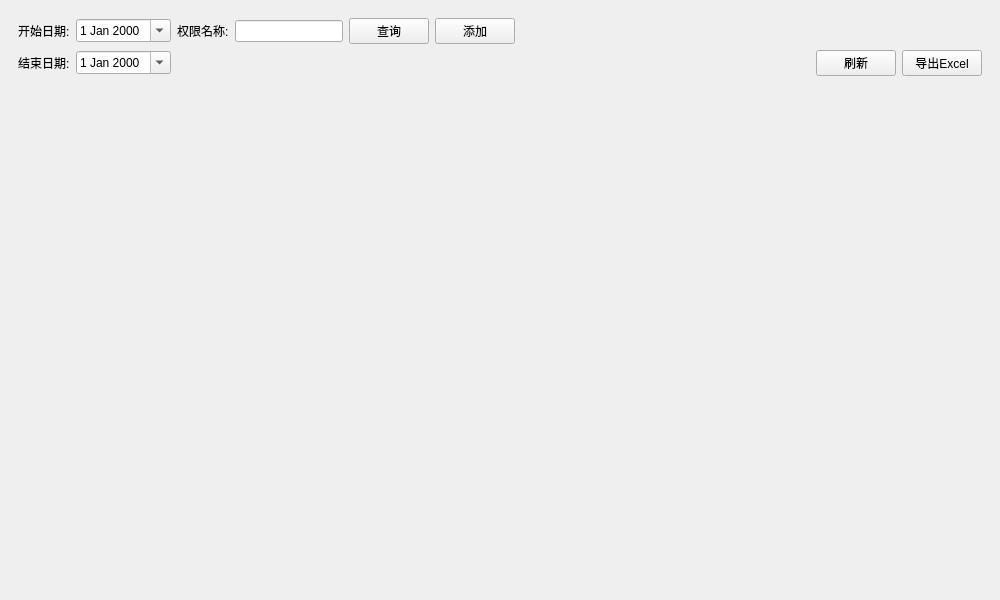
<?xml version="1.0" encoding="UTF-8"?>
<ui version="4.0">
 <class>FrmPermissionTable</class>
 <widget class="QWidget" name="FrmPermissionTable">
  <property name="geometry">
   <rect>
    <x>0</x>
    <y>0</y>
    <width>1000</width>
    <height>600</height>
   </rect>
  </property>
  <property name="windowTitle">
   <string>Form</string>
  </property>
  <layout class="QGridLayout" name="gridLayout_3">
   <property name="leftMargin">
    <number>0</number>
   </property>
   <property name="topMargin">
    <number>0</number>
   </property>
   <property name="rightMargin">
    <number>0</number>
   </property>
   <property name="bottomMargin">
    <number>0</number>
   </property>
   <item row="0" column="0">
    <widget class="QStackedWidget" name="stackedWidget">
     <property name="currentIndex">
      <number>0</number>
     </property>
     <widget class="QWidget" name="page">
      <layout class="QGridLayout" name="gridLayout_2" rowstretch="1,9">
       <item row="0" column="0">
        <widget class="QWidget" name="widget" native="true">
         <layout class="QGridLayout" name="gridLayout">
          <item row="0" column="3">
           <widget class="QLineEdit" name="editName">
            <property name="sizePolicy">
             <sizepolicy hsizetype="Minimum" vsizetype="Fixed">
              <horstretch>0</horstretch>
              <verstretch>0</verstretch>
             </sizepolicy>
            </property>
           </widget>
          </item>
          <item row="1" column="8">
           <widget class="QPushButton" name="btnExport">
            <property name="sizePolicy">
             <sizepolicy hsizetype="Minimum" vsizetype="Fixed">
              <horstretch>0</horstretch>
              <verstretch>0</verstretch>
             </sizepolicy>
            </property>
            <property name="toolTip">
             <string>导出Excel</string>
            </property>
            <property name="text">
             <string>导出Excel</string>
            </property>
            <property name="icon">
             <iconset resource="../../main.qrc">
              <normaloff>:/image/excel.png</normaloff>:/image/excel.png</iconset>
            </property>
           </widget>
          </item>
          <item row="0" column="0">
           <widget class="QLabel" name="label">
            <property name="text">
             <string>开始日期:</string>
            </property>
           </widget>
          </item>
          <item row="0" column="4">
           <widget class="QPushButton" name="btnQuery">
            <property name="text">
             <string>查询</string>
            </property>
           </widget>
          </item>
          <item row="0" column="5">
           <widget class="QPushButton" name="btnAdd">
            <property name="text">
             <string>添加</string>
            </property>
           </widget>
          </item>
          <item row="0" column="2">
           <widget class="QLabel" name="label_3">
            <property name="text">
             <string>权限名称:</string>
            </property>
           </widget>
          </item>
          <item row="1" column="0">
           <widget class="QLabel" name="label_2">
            <property name="text">
             <string>结束日期:</string>
            </property>
           </widget>
          </item>
          <item row="0" column="6">
           <spacer name="horizontalSpacer_2">
            <property name="orientation">
             <enum>Qt::Horizontal</enum>
            </property>
            <property name="sizeHint" stdset="0">
             <size>
              <width>40</width>
              <height>20</height>
             </size>
            </property>
           </spacer>
          </item>
          <item row="1" column="7">
           <widget class="QPushButton" name="btnRefresh">
            <property name="toolTip">
             <string>刷新</string>
            </property>
            <property name="text">
             <string>刷新</string>
            </property>
            <property name="icon">
             <iconset resource="../../main.qrc">
              <normaloff>:/image/刷新.png</normaloff>:/image/刷新.png</iconset>
            </property>
           </widget>
          </item>
          <item row="0" column="1">
           <widget class="QDateEdit" name="dateStart">
            <property name="calendarPopup">
             <bool>true</bool>
            </property>
           </widget>
          </item>
          <item row="1" column="1">
           <widget class="QDateEdit" name="dateEnd">
            <property name="calendarPopup">
             <bool>true</bool>
            </property>
           </widget>
          </item>
         </layout>
        </widget>
       </item>
       <item row="1" column="0">
        <widget class="GbsTableWidget" name="tableWidget" native="true"/>
       </item>
      </layout>
     </widget>
     <widget class="QWidget" name="page_2">
      <layout class="QGridLayout" name="gridLayout_4"/>
     </widget>
    </widget>
   </item>
  </layout>
 </widget>
 <customwidgets>
  <customwidget>
   <class>GbsTableWidget</class>
   <extends>QWidget</extends>
   <header>gbstablewidget.h</header>
   <container>1</container>
  </customwidget>
 </customwidgets>
 <resources>
  <include location="../../main.qrc"/>
 </resources>
 <connections/>
</ui>
